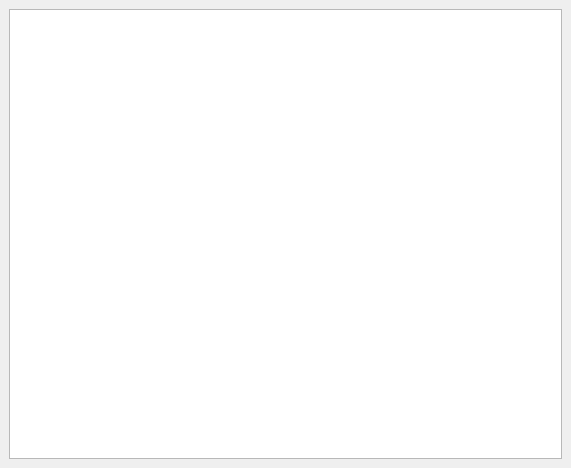
<?xml version="1.0" encoding="UTF-8"?>
<ui version="4.0">
 <class>TerminalWidget</class>
 <widget class="QDockWidget" name="TerminalWidget">
  <property name="geometry">
   <rect>
    <x>0</x>
    <y>0</y>
    <width>571</width>
    <height>468</height>
   </rect>
  </property>
  <property name="minimumSize">
   <size>
    <width>256</width>
    <height>256</height>
   </size>
  </property>
  <property name="autoFillBackground">
   <bool>false</bool>
  </property>
  <property name="windowTitle">
   <string>Terminal</string>
  </property>
  <widget class="QWidget" name="dockWidgetContents">
   <layout class="QHBoxLayout" name="horizontalLayout">
    <item>
     <widget class="QPlainTextEdit" name="plainTextEdit"/>
    </item>
   </layout>
  </widget>
 </widget>
 <resources/>
 <connections/>
</ui>
